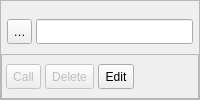
         <widget class="QWidget" name="PageContacts">
          <property name="sizePolicy">
           <sizepolicy hsizetype="Expanding" vsizetype="Expanding">
            <horstretch>0</horstretch>
            <verstretch>0</verstretch>
           </sizepolicy>
          </property>
          <layout class="QVBoxLayout">
           <property name="spacing">
            <number>0</number>
           </property>
           <property name="margin">
            <number>0</number>
           </property>
           <item>
            <widget class="QFrame" name="frame_page_contacts">
             <property name="frameShape">
              <enum>QFrame::StyledPanel</enum>
             </property>
             <property name="_" stdset="0">
              <string>QFrame#frame_page_contacts {
  border: 0px solid #717fa0;
  border-left: 1px solid #717fa0;
  border-right: 1px solid #717fa0;
}
</string>
             </property>
             <layout class="QVBoxLayout">
              <property name="spacing">
               <number>0</number>
              </property>
              <property name="margin">
               <number>0</number>
              </property>
              <item>
               <widget class="QFrame" name="frame_4">
                <property name="sizePolicy">
                 <sizepolicy hsizetype="Expanding" vsizetype="Fixed">
                  <horstretch>0</horstretch>
                  <verstretch>0</verstretch>
                 </sizepolicy>
                </property>
                <property name="minimumSize">
                 <size>
                  <width>16</width>
                  <height>12</height>
                 </size>
                </property>
                <property name="maximumSize">
                 <size>
                  <width>16777215</width>
                  <height>12</height>
                 </size>
                </property>
                <property name="_" stdset="0">
                 <string>border: 0px solid #717fa0;
</string>
                </property>
                <layout class="QHBoxLayout">
                 <property name="spacing">
                  <number>0</number>
                 </property>
                 <property name="margin">
                  <number>0</number>
                 </property>
                 <item>
                  <widget class="QLabel" name="label_2">
                   <property name="sizePolicy">
                    <sizepolicy hsizetype="Fixed" vsizetype="Fixed">
                     <horstretch>0</horstretch>
                     <verstretch>0</verstretch>
                    </sizepolicy>
                   </property>
                   <property name="minimumSize">
                    <size>
                     <width>106</width>
                     <height>8</height>
                    </size>
                   </property>
                   <property name="maximumSize">
                    <size>
                     <width>106</width>
                     <height>8</height>
                    </size>
                   </property>
                   <property name="_" stdset="0">
                    <string>border: 0px;
border-bottom: 1px solid #717fa0;
</string>
                   </property>
                  </widget>
                 </item>
                 <item>
                  <widget class="QLabel" name="label_5">
                   <property name="sizePolicy">
                    <sizepolicy hsizetype="Fixed" vsizetype="Fixed">
                     <horstretch>0</horstretch>
                     <verstretch>0</verstretch>
                    </sizepolicy>
                   </property>
                   <property name="minimumSize">
                    <size>
                     <width>18</width>
                     <height>8</height>
                    </size>
                   </property>
                   <property name="maximumSize">
                    <size>
                     <width>18</width>
                     <height>8</height>
                    </size>
                   </property>
                   <property name="text">
                    <string/>
                   </property>
                   <property name="pixmap">
                    <pixmap>pointer.png</pixmap>
                   </property>
                   <property name="_" stdset="0">
                    <string>border: 0px;</string>
                   </property>
                  </widget>
                 </item>
                 <item>
                  <widget class="QLabel" name="label_6">
                   <property name="sizePolicy">
                    <sizepolicy hsizetype="Expanding" vsizetype="Fixed">
                     <horstretch>0</horstretch>
                     <verstretch>0</verstretch>
                    </sizepolicy>
                   </property>
                   <property name="minimumSize">
                    <size>
                     <width>0</width>
                     <height>8</height>
                    </size>
                   </property>
                   <property name="maximumSize">
                    <size>
                     <width>16777215</width>
                     <height>8</height>
                    </size>
                   </property>
                   <property name="_" stdset="0">
                    <string>border: 0px;
border-bottom: 1px solid #717fa0;
</string>
                   </property>
                  </widget>
                 </item>
                </layout>
               </widget>
              </item>
              <item>
               <layout class="QHBoxLayout">
                <property name="spacing">
                 <number>4</number>
                </property>
                <property name="margin">
                 <number>6</number>
                </property>
                <item>
                 <widget class="QToolButton" name="abk_new">
                  <property name="sizePolicy">
                   <sizepolicy hsizetype="Fixed" vsizetype="Fixed">
                    <horstretch>0</horstretch>
                    <verstretch>0</verstretch>
                   </sizepolicy>
                  </property>
                  <property name="minimumSize">
                   <size>
                    <width>25</width>
                    <height>25</height>
                   </size>
                  </property>
                  <property name="maximumSize">
                   <size>
                    <width>25</width>
                    <height>25</height>
                   </size>
                  </property>
                  <property name="toolTip">
                   <string>Create new contact</string>
                  </property>
                  <property name="text">
                   <string>New</string>
                  </property>
                  <property name="icon">
                   <iconset>
                    <normaloff>add.png</normaloff>add.png</iconset>
                  </property>
                  <property name="toolButtonStyle">
                   <enum>Qt::ToolButtonIconOnly</enum>
                  </property>
                  <property name="_yate_normal_icon" stdset="0">
                   <string>add.png</string>
                  </property>
                  <property name="_yate_pressed_icon" stdset="0">
                   <string>add_pressed.png</string>
                  </property>
                  <property name="_yate_hover_icon" stdset="0">
                   <string>add_hover.png</string>
                  </property>
                 </widget>
                </item>
                <item>
                 <widget class="QFrame" name="frame_6">
                  <property name="sizePolicy">
                   <sizepolicy hsizetype="Expanding" vsizetype="Fixed">
                    <horstretch>0</horstretch>
                    <verstretch>0</verstretch>
                   </sizepolicy>
                  </property>
                  <property name="minimumSize">
                   <size>
                    <width>16</width>
                    <height>25</height>
                   </size>
                  </property>
                  <property name="maximumSize">
                   <size>
                    <width>16777215</width>
                    <height>25</height>
                   </size>
                  </property>
                  <layout class="QHBoxLayout">
                   <property name="spacing">
                    <number>0</number>
                   </property>
                   <property name="margin">
                    <number>0</number>
                   </property>
                   <item>
                    <widget class="QLineEdit" name="search_contact">
                     <property name="minimumSize">
                      <size>
                       <width>0</width>
                       <height>25</height>
                      </size>
                     </property>
                     <property name="maximumSize">
                      <size>
                       <width>16777215</width>
                       <height>25</height>
                      </size>
                     </property>
                     <property name="_" stdset="0">
                      <string>QLineEdit {
  background-image: url(search.png);
  background-repeat: no-repeat;
  background-position: left;
  padding-left: 20px;
}
</string>
                     </property>
                     <property name="_yate_textchangednotify" stdset="0">
                      <bool>true</bool>
                     </property>
                    </widget>
                   </item>
                  </layout>
                 </widget>
                </item>
               </layout>
              </item>
              <item>
               <widget class="QFrame" name="frame_contacts">
                <property name="sizePolicy">
                 <sizepolicy hsizetype="Expanding" vsizetype="Expanding">
                  <horstretch>0</horstretch>
                  <verstretch>0</verstretch>
                 </sizepolicy>
                </property>
                <property name="_" stdset="0">
                 <string>QFrame#frame_contacts {
  border: 0px;
  border-top: 1px solid #717fa0;
  border-bottom: 1px solid #717fa0;
}
</string>
                </property>
                <property name="_yate_uiwidget" stdset="0">
                 <bool>true</bool>
                </property>
                <property name="_yate_uiwidget_name" stdset="0">
                 <string>contacts</string>
                </property>
                <property name="_yate_uiwidget_class" stdset="0">
                 <string>QtCustomTree</string>
                </property>
                <property name="_yate_uiwidget_params" stdset="0">
                 <stringlist>
                  <string>property:_yate_save_props=_yate_sorting,_yate_col_widths</string>
                  <string>property:tabKeyNavigation=false</string>
                  <string>property:sortingEnabled=true</string>
                  <string>property:allColumnsShowFocus=true</string>
                  <string>property:_yate_horizontalheader=true</string>
                  <string>property:_yate_notifyonenterpressed=true</string>
                  <string>property:_yate_notifyitemchanged=true</string>
                  <string>property:_yate_itemheight=0</string>
                  <string>property:_yate_sorting=name,true</string>
                  <string>property:_yate_itemheight=20</string>
                  <string>columns=Enabled,Name,Number/URI</string>
                  <string>columns.check=enabled</string>
                  <string>columns.width=30</string>
                  <string>columns.resize=fixed</string>
                  <string>columns.allowemptytitle=enabled</string>
                  <string>griddraw_right_color=#e3e6e9</string>
                  <string>griddraw_bottom_color=#a9c2c2</string>
                 </stringlist>
                </property>
               </widget>
              </item>
              <item>
               <widget class="QFrame" name="frame_contacts_buttons">
                <property name="frameShape">
                 <enum>QFrame::StyledPanel</enum>
                </property>
                <property name="_" stdset="0">
                 <string>QFrame#frame_contacts_buttons {
  border: 0px solid #717fa0;
  border-bottom: 1px solid #717fa0;
}
</string>
                </property>
                <layout class="QHBoxLayout">
                 <property name="spacing">
                  <number>4</number>
                 </property>
                 <property name="leftMargin">
                  <number>4</number>
                 </property>
                 <item>
                  <widget class="QToolButton" name="abk_call">
                   <property name="enabled">
                    <bool>false</bool>
                   </property>
                   <property name="sizePolicy">
                    <sizepolicy hsizetype="Minimum" vsizetype="Fixed">
                     <horstretch>0</horstretch>
                     <verstretch>0</verstretch>
                    </sizepolicy>
                   </property>
                   <property name="minimumSize">
                    <size>
                     <width>0</width>
                     <height>25</height>
                    </size>
                   </property>
                   <property name="maximumSize">
                    <size>
                     <width>16777215</width>
                     <height>25</height>
                    </size>
                   </property>
                   <property name="toolTip">
                    <string>Call this contact</string>
                   </property>
                   <property name="text">
                    <string>Call</string>
                   </property>
                   <property name="icon">
                    <iconset>
                     <normaloff>call.png</normaloff>call.png</iconset>
                   </property>
                   <property name="toolButtonStyle">
                    <enum>Qt::ToolButtonTextBesideIcon</enum>
                   </property>
                   <property name="_yate_normal_icon" stdset="0">
                    <string>call.png</string>
                   </property>
                   <property name="_yate_pressed_icon" stdset="0">
                    <string>call_pressed.png</string>
                   </property>
                   <property name="_yate_hover_icon" stdset="0">
                    <string>call_hover.png</string>
                   </property>
                  </widget>
                 </item>
                 <item>
                  <widget class="QToolButton" name="abk_del">
                   <property name="enabled">
                    <bool>false</bool>
                   </property>
                   <property name="sizePolicy">
                    <sizepolicy hsizetype="Minimum" vsizetype="Fixed">
                     <horstretch>0</horstretch>
                     <verstretch>0</verstretch>
                    </sizepolicy>
                   </property>
                   <property name="minimumSize">
                    <size>
                     <width>0</width>
                     <height>25</height>
                    </size>
                   </property>
                   <property name="maximumSize">
                    <size>
                     <width>16777215</width>
                     <height>25</height>
                    </size>
                   </property>
                   <property name="toolTip">
                    <string>Delete contact(s)</string>
                   </property>
                   <property name="text">
                    <string>Delete</string>
                   </property>
                   <property name="icon">
                    <iconset>
                     <normaloff>delete.png</normaloff>delete.png</iconset>
                   </property>
                   <property name="toolButtonStyle">
                    <enum>Qt::ToolButtonTextBesideIcon</enum>
                   </property>
                   <property name="_yate_identity" stdset="0">
                    <string>deletecheckeditems:contacts:</string>
                   </property>
                   <property name="_yate_normal_icon" stdset="0">
                    <string>delete.png</string>
                   </property>
                   <property name="_yate_pressed_icon" stdset="0">
                    <string>delete_pressed.png</string>
                   </property>
                   <property name="_yate_hover_icon" stdset="0">
                    <string>delete_hover.png</string>
                   </property>
                  </widget>
                 </item>
                 <item>
                  <widget class="QToolButton" name="abk_edit">
                   <property name="sizePolicy">
                    <sizepolicy hsizetype="Minimum" vsizetype="Fixed">
                     <horstretch>0</horstretch>
                     <verstretch>0</verstretch>
                    </sizepolicy>
                   </property>
                   <property name="minimumSize">
                    <size>
                     <width>0</width>
                     <height>25</height>
                    </size>
                   </property>
                   <property name="maximumSize">
                    <size>
                     <width>16777215</width>
                     <height>25</height>
                    </size>
                   </property>
                   <property name="toolTip">
                    <string>Edit this contact</string>
                   </property>
                   <property name="text">
                    <string>Edit</string>
                   </property>
                   <property name="icon">
                    <iconset>
                     <normaloff>edit.png</normaloff>edit.png</iconset>
                   </property>
                   <property name="toolButtonStyle">
                    <enum>Qt::ToolButtonTextBesideIcon</enum>
                   </property>
                   <property name="_yate_normal_icon" stdset="0">
                    <string>edit.png</string>
                   </property>
                   <property name="_yate_pressed_icon" stdset="0">
                    <string>edit_pressed.png</string>
                   </property>
                   <property name="_yate_hover_icon" stdset="0">
                    <string>edit_hover.png</string>
                   </property>
                  </widget>
                 </item>
                 <item>
                  <spacer>
                   <property name="orientation">
                    <enum>Qt::Horizontal</enum>
                   </property>
                   <property name="sizeHint" stdset="0">
                    <size>
                     <width>40</width>
                     <height>20</height>
                    </size>
                   </property>
                  </spacer>
                 </item>
                </layout>
               </widget>
              </item>
             </layout>
            </widget>
           </item>
          </layout>
         </widget>
